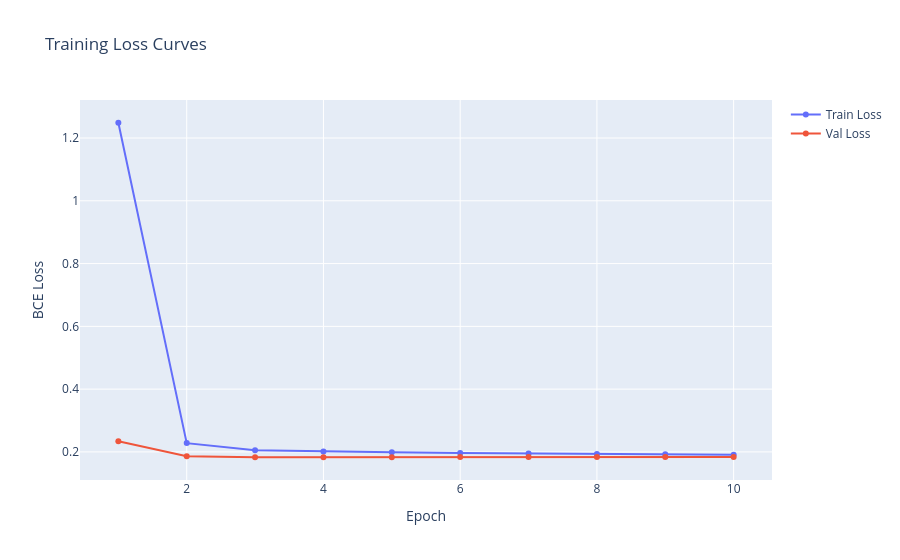
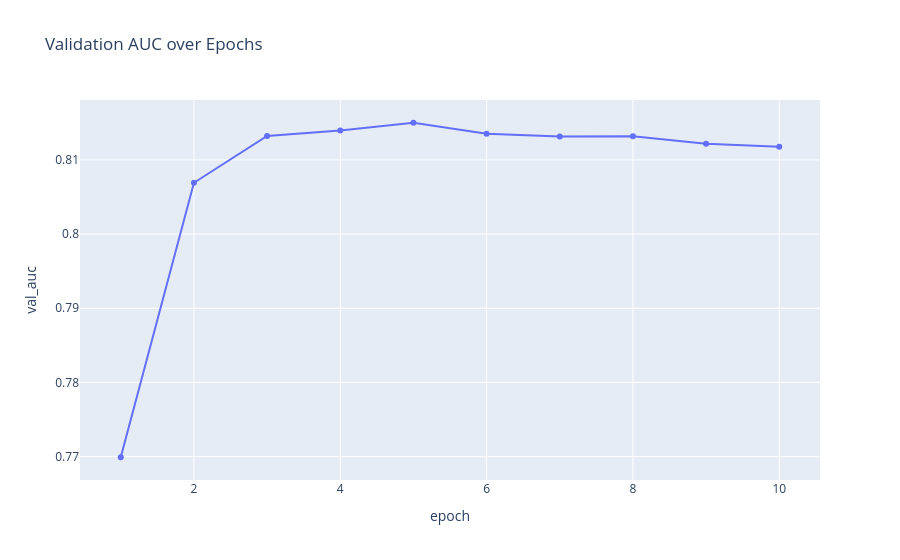

Source (notebook cell) for these figures, in order:
### Code cell
hist_df = pd.DataFrame(default_history)

fig_loss = go.Figure()
fig_loss.add_trace(go.Scatter(x=hist_df["epoch"], y=hist_df["train_loss"], mode="lines+markers", name="Train Loss"))
fig_loss.add_trace(go.Scatter(x=hist_df["epoch"], y=hist_df["val_loss"], mode="lines+markers", name="Val Loss"))
fig_loss.update_layout(title="Training Loss Curves", xaxis_title="Epoch", yaxis_title="BCE Loss")
fig_loss.show()

fig_auc = px.line(hist_df, x="epoch", y="val_auc", markers=True, title="Validation AUC over Epochs")
fig_auc.show()

display(Markdown(f"**Best epoch:** {default_trainer.best_epoch}, **Best val AUC:** {default_trainer.best_val_auc:.5f}"))

### Figure 1 — Plotly figure (JSON) as saved in the notebook; plotly's stock layout.template omitted (floating-point values rounded to 4 significant figures)
{"data": [{"mode": "lines+markers", "name": "Train Loss", "type": "scatter", "x": [1.0, 2.0, 3.0, 4.0, 5.0, 6.0, 7.0, 8.0, 9.0, 10.0], "y": [1.249, 0.228, 0.2057, 0.2012, 0.1988, 0.1967, 0.1951, 0.1933, 0.1924, 0.1912]}, {"mode": "lines+markers", "name": "Val Loss", "type": "scatter", "x": [1.0, 2.0, 3.0, 4.0, 5.0, 6.0, 7.0, 8.0, 9.0, 10.0], "y": [0.2343, 0.186, 0.1834, 0.1833, 0.183, 0.1838, 0.1838, 0.1836, 0.1837, 0.1842]}], "layout": {"title": {"text": "Training Loss Curves"}, "xaxis": {"title": {"text": "Epoch"}}, "yaxis": {"title": {"text": "BCE Loss"}}}}

### Figure 2 — Plotly figure (JSON) as saved in the notebook; plotly's stock layout.template omitted (floating-point values rounded to 4 significant figures)
{"data": [{"hovertemplate": "epoch=%{x}<br>val_auc=%{y}<extra></extra>", "legendgroup": "", "line": {"color": "#636efa", "dash": "solid"}, "marker": {"symbol": "circle"}, "mode": "lines+markers", "name": "", "orientation": "v", "showlegend": false, "type": "scatter", "x": [1.0, 2.0, 3.0, 4.0, 5.0, 6.0, 7.0, 8.0, 9.0, 10.0], "xaxis": "x", "y": [0.7699, 0.8069, 0.8132, 0.814, 0.815, 0.8135, 0.8132, 0.8132, 0.8122, 0.8118], "yaxis": "y"}], "layout": {"legend": {"tracegroupgap": 0}, "title": {"text": "Validation AUC over Epochs"}, "xaxis": {"anchor": "y", "domain": [0, 1], "title": {"text": "epoch"}}, "yaxis": {"anchor": "x", "domain": [0, 1], "title": {"text": "val_auc"}}}}
